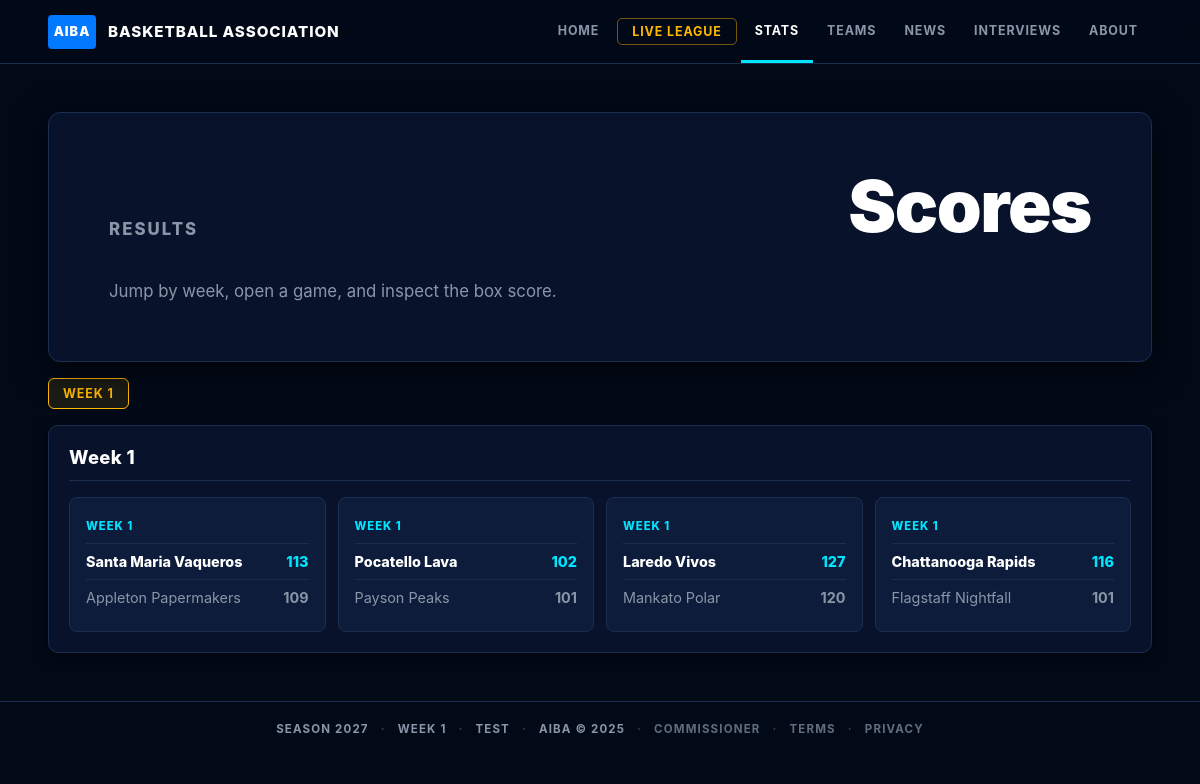
/scores, run on the app's committed database.
### tables this page shows
CREATE TABLE games (
            id           INTEGER PRIMARY KEY,
            home_team_id INTEGER NOT NULL REFERENCES teams(id),
            away_team_id INTEGER NOT NULL REFERENCES teams(id),
            week         INTEGER NOT NULL,
            season_year  INTEGER NOT NULL,
            home_score   INTEGER,
            away_score   INTEGER,
            played       INTEGER DEFAULT 0
        , q1_home INTEGER, q2_home INTEGER, q3_home INTEGER, q4_home INTEGER, q1_away INTEGER, q2_away INTEGER, q3_away INTEGER, q4_away INTEGER, mvp_player_id INTEGER, playoff_series_id INTEGER);

CREATE TABLE league_state (
            id           INTEGER PRIMARY KEY,
            current_week INTEGER DEFAULT 1,
            season_year  INTEGER DEFAULT 2025,
            last_updated TEXT
        , mode TEXT DEFAULT 'test', official_started INTEGER DEFAULT 0, phase TEXT DEFAULT 'regular_season', offseason_stage TEXT, offseason_from_season INTEGER);

### web_app.py (the view)
@app.route("/scores")
@app.route("/scores/week/<int:week>")
def scores(week=None):
    def load(conn):
        state = q.get_state(conn)
        if not state:
            return None
        selected_week, games = q.games_for_week(conn, state["season_year"], week=week)
        return {
            "state": state,
            "selected_week": selected_week,
            "played_weeks": q.get_played_weeks(conn, state["season_year"]),
            "games": games,
        }
    data = with_conn(load)
    if not data:
        return render_no_league()
    return render_template("scores.html", **data, active="scores")

### league/database.py (called while the page is built)
def get_connection():
    conn = sqlite3.connect(DB_PATH)
    conn.row_factory = sqlite3.Row
    conn.execute("PRAGMA foreign_keys = ON")
    return conn

### league/web_queries.py (called while the page is built)
def dicts(rows):
    return [dict(row) for row in rows]

def one(row):
    return dict(row) if row else None

def get_state(conn):
    return one(conn.execute("SELECT * FROM league_state WHERE id = 1").fetchone())

def get_site_chrome(conn):
    return {
        "state": get_state(conn),
        "teams": dicts(conn.execute(
            "SELECT id, city, name, abbreviation FROM teams ORDER BY city"
        ).fetchall()),
    }

def get_played_weeks(conn, season_year):
    return [
        row["week"]
        for row in conn.execute("""
            SELECT DISTINCT week
            FROM games
            WHERE season_year = ? AND played = 1
            ORDER BY week DESC
        """, (season_year,)).fetchall()
    ]

### web_app.py (called while the page is built)
def with_conn(callback):
    create_tables()
    conn = get_connection()
    try:
        return callback(conn)
    finally:
        conn.close()

@app.context_processor
def inject_chrome():
    def load():
        return with_conn(q.get_site_chrome)
    try:
        chrome = load()
    except Exception:
        chrome = {"state": None, "teams": []}
    return chrome

### templates/scores.html (shortened to what this page needs)
{% extends "base.html" %}
{% from "partials.html" import game_card %}
{% block content %}
<section class="page-hero compact">
  <p class="eyebrow">Results</p>
  <h1>Scores</h1>
  <p>Jump by week, open a game, and inspect the box score.</p>
</section>
<section class="filters">
  {% for week in played_weeks %}
    <a class="{{ 'active' if selected_week == week else '' }}" href="{{ url_for('scores', week=week) }}">Week {{ week }}</a>
  {% else %}
    <span>No played weeks yet.</span>
  {% endfor %}
</section>
<section class="panel full">
  <div class="section-head">
    <h2>{{ "Week " ~ selected_week if selected_week else "No results yet" }}</h2>
  </div>
  <div class="score-grid">
    {% for game in games %}
      {{ game_card(game) }}
    {% else %}
      <p class="empty">No games have been played yet.</p>
    {% endfor %}
  </div>
</section>
{% endblock %}

### templates/base.html (shortened to what this page needs)
<!doctype html>
<html lang="en">
<head>
  <link rel="stylesheet" href="{{ url_for('static', filename='site.css') }}">
</head>
<body>
  <header class="site-header">
    <a class="brand" href="{{ url_for('home') }}">
      <span class="brand-mark">AIBA</span>
      <span class="brand-copy">Basketball Association</span>
    </a>
    <nav class="nav" aria-label="Primary">
      <a class="{{ 'active' if active == 'home' else '' }}" href="{{ url_for('home') }}">Home</a>
      <a class="nav-cta {{ 'active' if active == 'live_league' else '' }}" href="{{ url_for('live_league') }}">Live League</a>
      <div class="nav-group">
        <a class="{{ 'active' if active in ('standings','scores','leaders') else '' }}" href="{{ url_for('standings') }}">Stats</a>
      </div>
      <div class="nav-group">
        <a class="{{ 'active' if active in ('teams','players') else '' }}" href="{{ url_for('teams') }}">Teams</a>
      </div>
      <a class="{{ 'active' if active == 'news' else '' }}" href="{{ url_for('news') }}">News</a>
      <a class="{{ 'active' if active == 'interviews' else '' }}" href="{{ url_for('interviews') }}">Interviews</a>
      <div class="nav-group">
        <a class="{{ 'active' if active in ('about','contact') else '' }}" href="{{ url_for('about') }}">About</a>
      </div>
    </nav>
  </header>
  <main>
    {% block content %}{% endblock %}
  </main>
  <footer class="footer">
    <span>Season {{ state.season_year if state else "—" }}</span>
    <span>Week {{ state.current_week if state else "—" }}</span>
    <span>{{ state.mode|upper if state else "NO LEAGUE" }}</span>
    <span>AIBA &copy; 2025</span>
    <span><a href="{{ url_for('commissioner') }}" style="color:inherit;opacity:0.7;">Commissioner</a></span>
    <span><a href="{{ url_for('terms') }}" style="color:inherit;opacity:0.7;">Terms</a></span>
    <span><a href="{{ url_for('privacy') }}" style="color:inherit;opacity:0.7;">Privacy</a></span>
  </footer>
</body>
</html>

### templates/partials.html (shortened to what this page needs)
{% macro game_card(game) %}
  <article class="score-card">
    <a class="score-week" href="{{ url_for('game_page', game_id=game.id) }}">Week {{ game.week }}</a>
    <div class="score-row {{ 'winner' if game.home_score and game.home_score > game.away_score else '' }}">
      <span>{{ game.home_name }}</span>
      <strong>{{ game.home_score if game.played or game.home_score is not none else "-" }}</strong>
    </div>
    <div class="score-row {{ 'winner' if game.away_score and game.away_score > game.home_score else '' }}">
      <span>{{ game.away_name }}</span>
      <strong>{{ game.away_score if game.played or game.away_score is not none else "-" }}</strong>
    </div>
  </article>
{% endmacro %}

### data on the page
games: week "1", home_name "Santa Maria Vaqueros", played+home_score "113", away_name "Appleton Papermakers", played+away_score "109"
games: week "1", home_name "Pocatello Lava", played+home_score "102", away_name "Payson Peaks", played+away_score "101"
games: week "1", home_name "Laredo Vivos", played+home_score "127", away_name "Mankato Polar", played+away_score "120"
games: week "1", home_name "Chattanooga Rapids", played+home_score "116", away_name "Flagstaff Nightfall", played+away_score "101"
league_state: season_year "2027", current_week "1", mode "TEST"

### other printed values
{{ week }} "1"
{{ "Week " ~ selected_week if selected_week else "No results yet" }} "Week 1"
